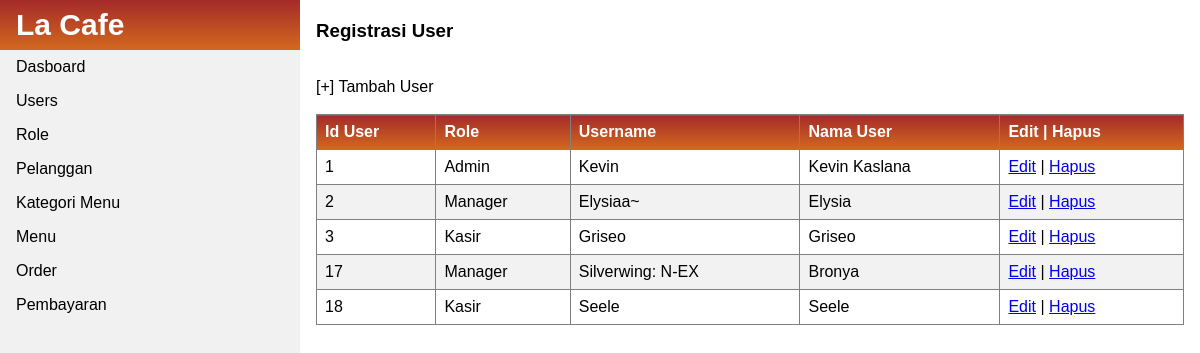
Screenshot of /Cafe/user.php with the database file from the repository.
### tables this page shows
CREATE TABLE `user_bintang` (
  `id_user` int(11) NOT NULL AUTO_INCREMENT,
  `id_role` int(11) DEFAULT NULL,
  `username` varchar(50) DEFAULT NULL,
  `password` varchar(100) DEFAULT NULL,
  `nama_user` varchar(50) DEFAULT NULL,
  `nama_role` varchar(50) DEFAULT NULL,
  PRIMARY KEY (`id_user`)
);

### Cafe/user.php (the view, shortened to what this page needs)
<!DOCTYPE html>
<html>
<head>
</head>
<body>
<ul>
  <li><a class="active" href="index.php"><b>La Cafe</b></a></li>
  <li><a href="index.php">Dasboard</a></li>
  <li><a href="user.php">Users</a></li>
  <li><a href="role.php">Role</a></li>
  <li><a href="#pelanggan">Pelanggan</a></li>
  <li><a href="kategori.php">Kategori Menu</a></li>
  <li><a href="menu.php">Menu</a></li>
  <li><a href="#order">Order</a></li>
  <li><a href="#pembayaran">Pembayaran</a></li>
</ul>
<div style="margin-left:25%;padding:1px 16px;height:1000px;">
<h3>Registrasi User</h3>
    <br>
    <?php
    include 'koneksi.php';
    $sql = "SELECT * FROM user_bintang";
    $registrasi = mysqli_query($conn, $sql);
    ?>
    <nav>
        <a href="registrasi_user.php">[+] Tambah User</a>
    </nav>
    <br>
    <table border="1" cellspacing="0" cellpadding="10px">
        <thead>
            <tr>
                <th>Id User</th>
                <th>Role</th>
                <th>Username</th>
                <th>Nama User</th>
                <th>Edit | Hapus</th>
            </tr>
        </thead>
        <tbody>
            <?php foreach ($registrasi as $row) : ?>
                <tr>
                    <td><?= $row["id_user"];  ?></td>
                    <td><?= $row["nama_role"];  ?></td>
                    <td><?= $row["username"];  ?></td>
                    <td><?= $row["nama_user"];  ?></td>
                    <td>
                    <?php
                    echo "<a href='edit_user2.php?id=$row[id_user]'>Edit</a>";
                    ?>
                    |
                    <a href="hapus_user.php?id=<?= $row['id_user']; ?>" onclick="return confirm ('yakin hapus?');">Hapus</a>
                    </td>
                </tr>
            <?php endforeach; ?>
        </tbody>
    </table>
</div>
</body>
</html>

### Cafe/user.php (style rules this page uses)
body { margin: 0; font-family: Arial; }
ul { list-style-type: none; margin: 0; padding: 0; width: 25%; background-color: #f1f1f1; position: fixed; height: 100%; overflow: auto; }
li a { display: block; color: #000; padding: 8px 16px; text-decoration: none; }
li a.active { background: linear-gradient(brown, chocolate); font-size: 30px; color: white; }
table { border-collapse: collapse; width: 100%; }
th, td { text-align: left; padding: 8px; }
tr:nth-child(even) { background-color: #f2f2f2 }
th { background: linear-gradient(brown, chocolate); color: white; }
nav a { text-decoration: none; color: black; }

### rows the page displays
user_bintang: id_user "1", nama_role "Admin", username "Kevin", nama_user "Kevin Kaslana"
user_bintang: id_user "2", nama_role "Manager", username "Elysiaa~", nama_user "Elysia"
user_bintang: id_user "3", nama_role "Kasir", username "Griseo", nama_user "Griseo"
user_bintang: id_user "17", nama_role "Manager", username "Silverwing: N-EX", nama_user "Bronya"
user_bintang: id_user "18", nama_role "Kasir", username "Seele", nama_user "Seele"
